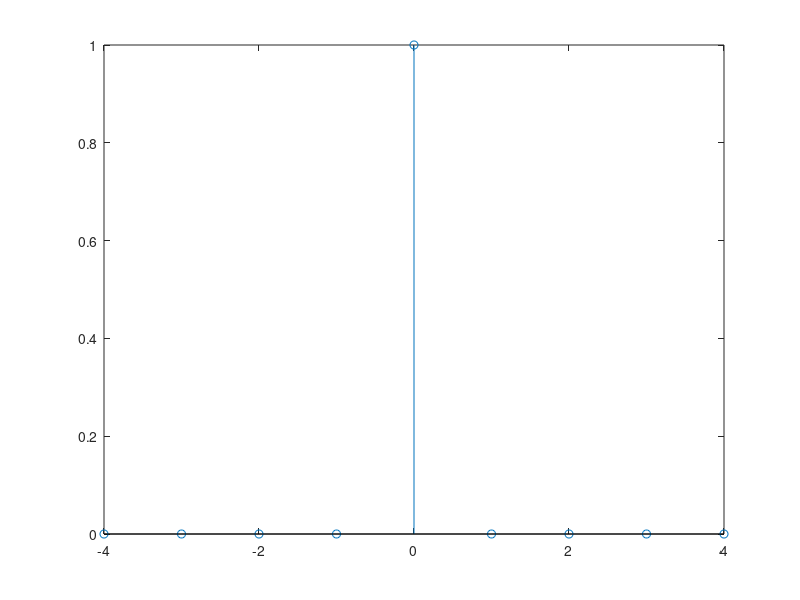

The MATLAB script that drew this image:
clc;
clear all;
close all;

n = -4:1:4;
y = zeros(1, 9);

for i=1:9
  if (i - 5) == 0
    y(i) = 1;
  endif
endfor

stem(n, y);
